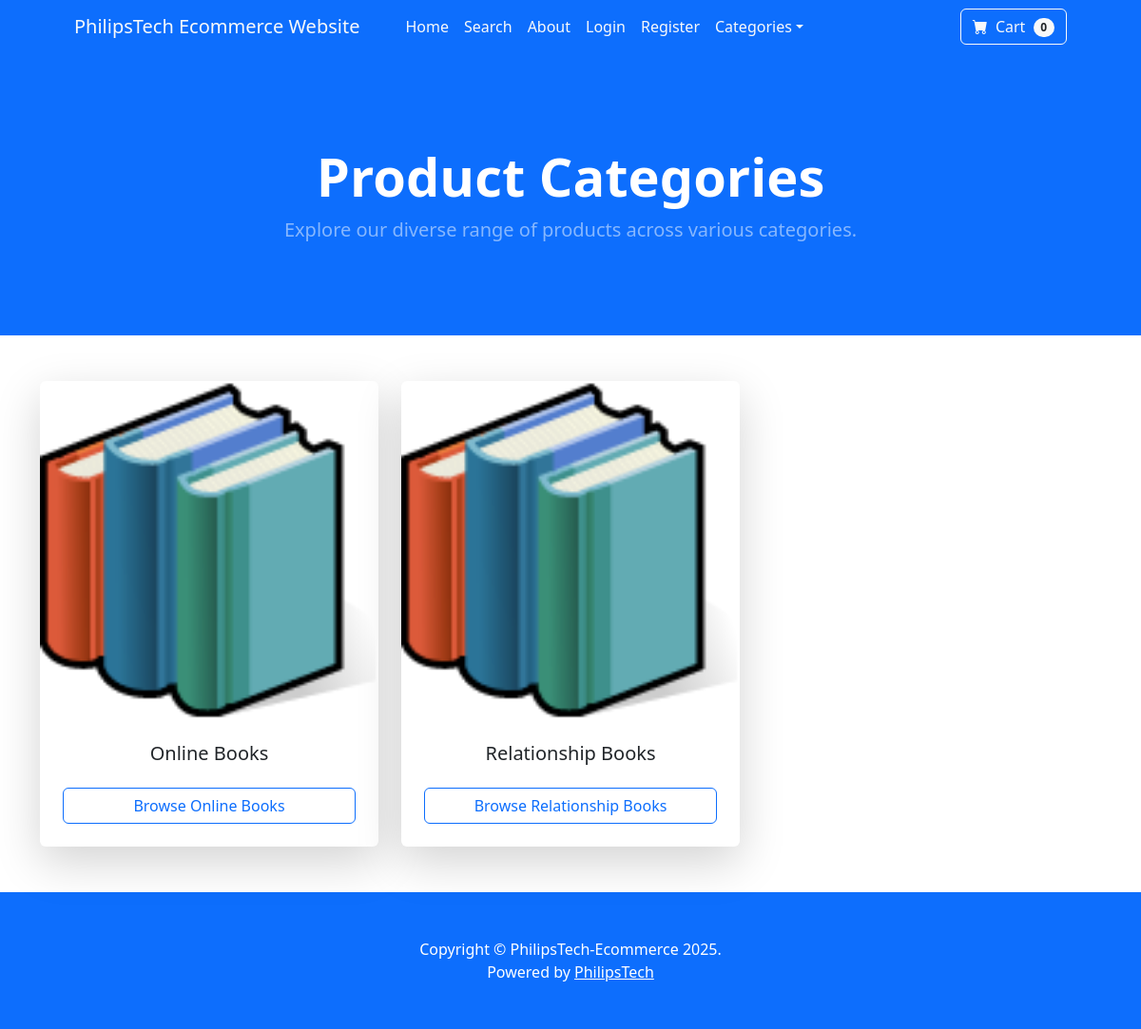
The page /category/ on the database its author committed.
### Store/models.py (models this page shows)
class Category(models.Model):
    def __str__(self):
        return self.name
    name = models.CharField(max_length=50)
    image = models.ImageField(upload_to='uploads/product/', default='uploads/product/default.png')
    class Meta:
        verbose_name_plural = 'Categories'

### Store/views.py (the view)
# urls.py: path('category/', views.category_summary, name='category_summary'),
def category_summary(request):
    categories = Category.objects.all()
    return render(request, 'category_summary.html', {'categories':categories})

### cart/cart.py (called while the page is built)
    def __len__(self):
        return len(self.cart)

### cart/context_processors.py (called while the page is built)
def cart_context(request):
    return {'cart': Cart(request)}

### Store/templates/category_summary.html (shortened to what this page needs)
{% extends "base.html" %}
{% block content %}
<header class="bg-primary py-5">
  <div class="container px-4 px-lg-5 my-5">
    <div class="text-center text-white">
      <h1 class="display-4 fw-bolder">Product Categories</h1>
      <p class="lead fw-normal text-white-50 mb-0">
        Explore our diverse range of products across various categories.
      </p>
    </div>
  </div>
</header>
<div class="container py-5">
  <div class="row row-cols-1 row-cols-md-3 g-4">
    {% for category in categories %}
    <div class="col">
      <div class="card h-100 shadow-lg border-0" style="transition: transform 0.3s ease; ">
        <img
          src="{{ category.image.url }}"
          class="card-img-top rounded-top"
          alt="{{ category.name }}"
        />
        <div class="card-body d-flex flex-column justify-content-between p-4">
          <h5 class="card-title text-center">{{ category.name }}</h5>
          <a href="{% url 'category' category %}" class="btn btn-outline-primary mt-3">Browse {{ category.name }}</a>
        </div>
      </div>
    </div>
    {% endfor %}
  </div>
</div>
{% endblock %}

### rows shown on the page
Category: image (placeholder picture), name "Online Books"
Category: image (placeholder picture), name "Relationship Books"

### other values the page prints
{{ cart | length }} "0"
